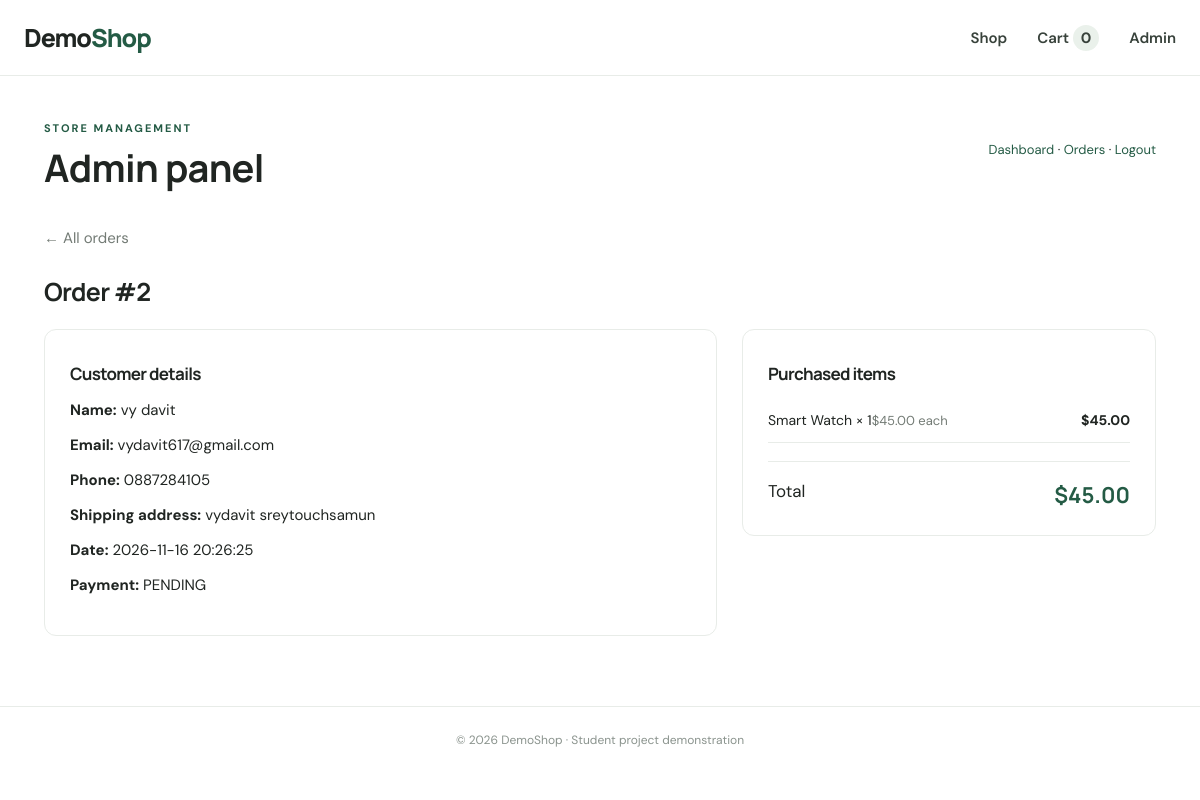
/admin/orders/2 (signed in), run on the app's committed database.
### tables this page shows
CREATE TABLE orders (id INTEGER PRIMARY KEY AUTOINCREMENT, full_name TEXT NOT NULL, email TEXT NOT NULL, phone TEXT NOT NULL, address TEXT NOT NULL, total REAL NOT NULL, created_at TEXT NOT NULL, payment_status TEXT NOT NULL DEFAULT 'PENDING');

CREATE TABLE order_items (id INTEGER PRIMARY KEY AUTOINCREMENT, order_id INTEGER NOT NULL REFERENCES orders(id) ON DELETE CASCADE, product_id INTEGER, product_name TEXT NOT NULL, quantity INTEGER NOT NULL, unit_price REAL NOT NULL, subtotal REAL NOT NULL);

### app.py (the view)
@app.route('/admin/orders/<int:order_id>')
@admin_required
def admin_order_detail(order_id):
    with db() as con:
        order = con.execute('SELECT * FROM orders WHERE id=?', (order_id,)).fetchone()
        lines = con.execute('SELECT * FROM order_items WHERE order_id=?', (order_id,)).fetchall()
    if not order: abort(404)
    return render_template('admin/order_detail.html', order=order, lines=lines)

### app.py (called while the page is built)
def db():
    conn = sqlite3.connect(DB_PATH)
    conn.row_factory = sqlite3.Row
    conn.execute('PRAGMA foreign_keys = ON')
    return conn

def admin_required(fn):
    @wraps(fn)
    def wrapper(*args, **kwargs):
        if not session.get('admin_id'):
            return redirect(url_for('admin_login'))
        return fn(*args, **kwargs)
    return wrapper

@app.context_processor
def inject_cart_count():
    return {'cart_count': sum(int(v) for v in session.get('cart', {}).values())}

### templates/admin/order_detail.html
{% extends 'admin/base_admin.html' %}{% block title %}Order #{{ order.id }} | DemoShop{% endblock %}{% block admin_content %}<a class="back" href="{{ url_for('admin_orders') }}">← All orders</a><h2>Order #{{ order.id }}</h2><div class="checkout-grid"><section class="panel"><h3>Customer details</h3><p><b>Name:</b> {{ order.full_name }}</p><p><b>Email:</b> {{ order.email }}</p><p><b>Phone:</b> {{ order.phone }}</p><p><b>Shipping address:</b> {{ order.address }}</p><p><b>Date:</b> {{ order.created_at }}</p><p><b>Payment:</b> {{ order.payment_status }}</p></section><section class="panel"><h3>Purchased items</h3>{% for line in lines %}<div class="summary-line"><span>{{ line.product_name }} × {{ line.quantity }}<small class="muted">${{ '%.2f'|format(line.unit_price) }} each</small></span><strong>${{ '%.2f'|format(line.subtotal) }}</strong></div>{% endfor %}<div class="summary-total"><span>Total</span><strong>${{ '%.2f'|format(order.total) }}</strong></div></section></div>{% endblock %}

### static/css/style.css (style rules this page uses)
:root { --ink:#202522;--muted:#737b75;--green:#245b45;--mint:#eaf1eb;--line:#e8ece8;--cream:#f7f8f5;--white:#fff }
* { box-sizing:border-box }
body { margin:0;background:#fff;color:var(--ink);font-family:'DM Sans',sans-serif;font-size:15px }
a { color:var(--green);text-decoration:none }
h1,h2,h3 { font-family:Manrope,sans-serif;letter-spacing:-.7px }
h2 { font-size:25px;margin:8px 0 20px }
h3 { font-size:17px;margin:7px 0 13px }
.muted { color:var(--muted);font-size:13px }
.back { display:inline-block;color:var(--muted);margin:8px 0 18px }
.total,.summary-total { display:flex;justify-content:space-between;gap:30px;font-size:17px }
.total strong,.summary-total strong { font:700 22px Manrope;color:var(--green) }
.checkout-grid { display:grid;grid-template-columns:1.3fr .8fr;gap:25px;align-items:start }
.panel { border:1px solid var(--line);border-radius:12px;padding:25px;background:#fff }
.summary-line { display:flex;justify-content:space-between;gap:15px;padding:13px 0;border-bottom:1px solid var(--line);font-size:14px }
.summary-total { border-top:1px solid var(--line);padding-top:18px;margin-top:18px }

### data on the page
orders: id "2", full_name "vy davit", email "vydavit617@gmail.com", phone "0887284105", address "vydavit sreytouchsamun", created_at "2026-11-16 20:26:25", payment_status "PENDING", total "45.00"
order_items: product_name "Smart Watch", quantity "1", unit_price "45.00", subtotal "45.00"

### other printed values
{{ cart_count }} "0"
